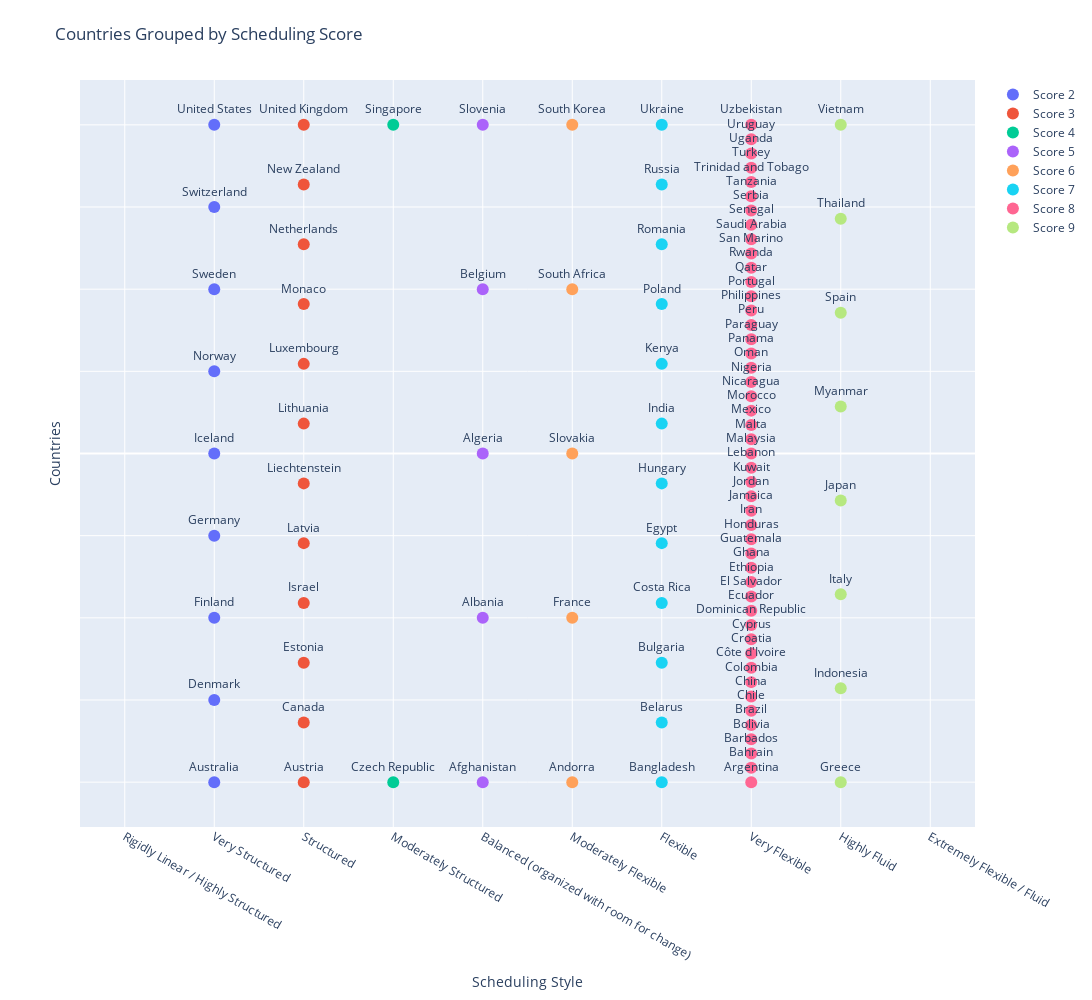

Here is the notebook cell this chart was saved with:
### Code cell
import pandas as pd
import numpy as np
import plotly.express as px
import plotly.graph_objects as go

#Upload data frame of dimensions
df_country = pd.read_excel("culture_map.xlsx", sheet_name = "countries")
df_dimensions = pd.read_excel("culture_map.xlsx", sheet_name = "dimensions")

#Scheduling
# --- 1) LOAD THE SCORE-DESCRIPTION MAPPINGS ---
# Create a dictionary like {1: 'Extremely Direct / Explicit', 2: 'Very Direct', ...}
score_to_text = dict(zip(df_dimensions["Score"], df_dimensions["Scheduling"]))

# Assuming the Excel file has columns named "Country" and "Scheduling"
# Group countries by their Scheduling score
scores = sorted(df_country['Scheduling'].unique())

fig = go.Figure()

# For clarity, we add jitter on the y-axis so markers in the same cluster don’t overlap.
# Here we generate a small range of y-values for each country in a group.
for score in scores:
    cluster = df_country[df_country['Scheduling'] == score]
    # Create jitter values; the more points, the more spread out they will be.
    jitter = np.linspace(-0.4, 0.4, len(cluster))
    
    fig.add_trace(go.Scatter(
        x=[score] * len(cluster),
        y=jitter,
        mode='markers+text',
        marker=dict(size=12),
        text=cluster['Country'],      # Display country names on hover (or as labels)
        textposition='top center',
        name=f"Score {score}"
    ))

# --- 4) CONFIGURE THE X-AXIS TO SHOW TEXT INSTEAD OF NUMBERS ---
fig.update_layout(
    title="Countries Grouped by Scheduling Score",
    xaxis=dict(
        title="Scheduling Style",
        tickmode='array',
        # 'tickvals' are the numeric positions
        tickvals=list(score_to_text.keys()),  
        # 'ticktext' are the labels we want to display
        ticktext=list(score_to_text.values()),
        # If you want to ensure we see all ticks from 1 to 10, you can do:
        range=[0.5, 10.5]  # This centers ticks from 1..10
    ),
    yaxis=dict(
        title="Countries",
        showticklabels=False  # Hides y-axis labels, since we only use it for jitter
    ),
    margin=dict(l=80, r=80, t=80, b=80)
)
fig.update_layout(
    width=1500,    # Increase width
    height=1000,    # Increase height
    margin=dict(l=80, r=80, t=80, b=80),
    title="Countries Grouped by Scheduling Score",
    xaxis=dict(
        title="Scheduling Style",
        tickmode='array',
        tickvals=list(score_to_text.keys()),
        ticktext=list(score_to_text.values()),
        range=[0.5, 10.5]
    ),
    yaxis=dict(
        title="Countries",
        showticklabels=False
    )
)
fig.show()

### Figure 1 — Plotly figure (JSON) as saved in the notebook; plotly's stock layout.template omitted (floating-point values rounded to 4 significant figures)
{"data": [{"marker": {"size": 12}, "mode": "markers+text", "name": "Score 2", "text": ["Australia", "Denmark", "Finland", "Germany", "Iceland", "Norway", "Sweden", "Switzerland", "United States"], "textposition": "top center", "type": "scatter", "x": [2, 2, 2, 2, 2, 2, 2, 2, 2], "y": [-0.4, -0.3, -0.2, -0.1, 0.0, 0.1, 0.2, 0.3, 0.4]}, {"marker": {"size": 12}, "mode": "markers+text", "name": "Score 3", "text": ["Austria", "Canada", "Estonia", "Israel", "Latvia", "Liechtenstein", "Lithuania", "Luxembourg", "Monaco", "Netherlands", "New Zealand", "United Kingdom"], "textposition": "top center", "type": "scatter", "x": [3, 3, 3, 3, 3, 3, 3, 3, 3, 3, 3, 3], "y": [-0.4, -0.3273, -0.2545, -0.1818, -0.1091, -0.03636, 0.03636, 0.1091, 0.1818, 0.2545, 0.3273, 0.4]}, {"marker": {"size": 12}, "mode": "markers+text", "name": "Score 4", "text": ["Czech Republic", "Singapore"], "textposition": "top center", "type": "scatter", "x": [4, 4], "y": [-0.4, 0.4]}, {"marker": {"size": 12}, "mode": "markers+text", "name": "Score 5", "text": ["Afghanistan", "Albania", "Algeria", "Belgium", "Slovenia"], "textposition": "top center", "type": "scatter", "x": [5, 5, 5, 5, 5], "y": [-0.4, -0.2, 0.0, 0.2, 0.4]}, {"marker": {"size": 12}, "mode": "markers+text", "name": "Score 6", "text": ["Andorra", "France", "Slovakia", "South Africa", "South Korea"], "textposition": "top center", "type": "scatter", "x": [6, 6, 6, 6, 6], "y": [-0.4, -0.2, 0.0, 0.2, 0.4]}, {"marker": {"size": 12}, "mode": "markers+text", "name": "Score 7", "text": ["Bangladesh", "Belarus", "Bulgaria", "Costa Rica", "Egypt", "Hungary", "India", "Kenya", "Poland", "Romania", "Russia", "Ukraine"], "textposition": "top center", "type": "scatter", "x": [7, 7, 7, 7, 7, 7, 7, 7, 7, 7, 7, 7], "y": [-0.4, -0.3273, -0.2545, -0.1818, -0.1091, -0.03636, 0.03636, 0.1091, 0.1818, 0.2545, 0.3273, 0.4]}, {"marker": {"size": 12}, "mode": "markers+text", "name": "Score 8", "text": ["Argentina", "Bahrain", "Barbados", "Bolivia", "Brazil", "Chile", "China", "Colombia", "Côte d'Ivoire", "Croatia", "Cyprus", "Dominican Republic", "Ecuador", "El Salvador", "Ethiopia", "Ghana", "Guatemala", "Honduras", "Iran", "Jamaica", "Jordan", "Kuwait", "Lebanon", "Malaysia", "Malta", "Mexico", "Morocco", "Nicaragua", "Nigeria", "Oman", "Panama", "Paraguay", "Peru", "Philippines", "Portugal", "Qatar", "Rwanda", "San Marino", "Saudi Arabia", "Senegal", "Serbia", "Tanzania", "Trinidad and Tobago", "Turkey", "Uganda", "Uruguay", "Uzbekistan"], "textposition": "top center", "type": "scatter", "x": [8, 8, 8, 8, 8, 8, 8, 8, 8, 8, 8, 8, 8, 8, 8, 8, 8, 8, 8, 8, 8, 8, 8, 8, 8, 8, 8, 8, 8, 8, 8, 8, 8, 8, 8, 8, 8, 8, 8, 8, 8, 8, 8, 8, 8, 8, 8], "y": [-0.4, -0.3826, -0.3652, -0.3478, -0.3304, -0.313, -0.2957, -0.2783, -0.2609, -0.2435, -0.2261, -0.2087, -0.1913, -0.1739, -0.1565, -0.1391, -0.1217, -0.1043, -0.08696, -0.06957, -0.05217, -0.03478, -0.01739, 0.0, 0.01739, 0.03478, 0.05217, 0.06957, 0.08696, 0.1043, 0.1217, 0.1391, 0.1565, 0.1739, 0.1913, 0.2087, 0.2261, 0.2435, 0.2609, 0.2783, 0.2957, 0.313, 0.3304, 0.3478, 0.3652, 0.3826, 0.4]}, {"marker": {"size": 12}, "mode": "markers+text", "name": "Score 9", "text": ["Greece", "Indonesia", "Italy", "Japan", "Myanmar", "Spain", "Thailand", "Vietnam"], "textposition": "top center", "type": "scatter", "x": [9, 9, 9, 9, 9, 9, 9, 9], "y": [-0.4, -0.2857, -0.1714, -0.05714, 0.05714, 0.1714, 0.2857, 0.4]}], "layout": {"height": 1000, "margin": {"b": 80, "l": 80, "r": 80, "t": 80}, "title": {"text": "Countries Grouped by Scheduling Score"}, "width": 1500, "xaxis": {"range": [0.5, 10.5], "tickmode": "array", "ticktext": ["Rigidly Linear / Highly Structured", "Very Structured", "Structured", "Moderately Structured", "Balanced (organized with room for change)", "Moderately Flexible", "Flexible", "Very Flexible", "Highly Fluid", "Extremely Flexible / Fluid"], "tickvals": [1, 2, 3, 4, 5, 6, 7, 8, 9, 10], "title": {"text": "Scheduling Style"}}, "yaxis": {"showticklabels": false, "title": {"text": "Countries"}}}}
